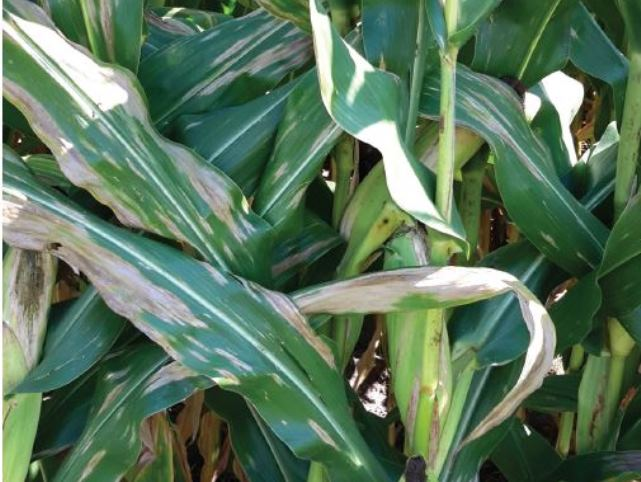
#> input picture data/Blight/Corn_Blight (10).jpg, 641 x 482 px; its folder holds 4 pictures in this run
$ python prepare_data.py
#> lines starting #> are read from the running program, lines starting #| are printed output that depends on the picture
"""
prepare_data.py
Mục đích: Lọc, resize 224x224, chia train/val (80/20) và upload dữ liệu lên Amazon S3.
Đề tài: Phân loại bệnh lá cây bằng Transfer Learning trên SageMaker
Ràng buộc: Bộ dữ liệu <= 2.000 ảnh, gắn thẻ Tag Project & Owner.
"""

import os
import sys
import shutil
import random
import argparse
from pathlib import Path

if hasattr(sys.stdout, "reconfigure"):
    sys.stdout.reconfigure(encoding="utf-8")

try:
    from PIL import Image
    import numpy as np
except ImportError as e:
    print(f"[LỖI] Thiếu thư viện: {e}")
    print("Vui lòng chạy: pip install pillow numpy")
    sys.exit(1)


def parse_args():
    parser = argparse.ArgumentParser(description="Tiền xử lý và upload dataset lên S3")
    parser.add_argument("--source_dir", type=str, default="./raw_dataset", help="Thư mục ảnh gốc")
    parser.add_argument("--output_dir", type=str, default="./processed_dataset", help="Thư mục sau tiền xử lý")
    parser.add_argument("--s3_bucket", type=str, default="", help="Tên S3 Bucket đích")
    parser.add_argument("--max_total_images", type=int, default=1600, help="Giới hạn tối đa ảnh (<= 2000)")
    parser.add_argument("--train_ratio", type=float, default=0.8, help="Tỉ lệ tập huấn luyện (80%%)")
    parser.add_argument("--image_size", type=int, default=224, help="Kích thước ảnh sau resize (224x224)")
    parser.add_argument("--project_tag", type=str, default="PlantLeafClassification", help="Giá trị thẻ tag Project")
    parser.add_argument("--owner_tag", type=str, default="LeBaTam", help="Giá trị thẻ tag Owner")
    return parser.parse_args()


CLASS_NAME_MAP = {
    "Blight": "Corn___Northern_Leaf_Blight",
    "Common_Rust": "Corn___Common_Rust",
    "Gray_Leaf_Spot": "Corn___Gray_Leaf_Spot",
    "Healthy": "Corn___Healthy",
    "Corn___Northern_Leaf_Blight": "Corn___Northern_Leaf_Blight",
    "Corn___Common_Rust": "Corn___Common_Rust",
    "Corn___Gray_Leaf_Spot": "Corn___Gray_Leaf_Spot",
    "Corn___Healthy": "Corn___Healthy",
    "Corn_(maize)___Cercospora_leaf_spot Gray_leaf_spot": "Corn___Gray_Leaf_Spot",
    "Corn_(maize)___Common_rust_": "Corn___Common_Rust",
    "Corn_(maize)___Northern_Leaf_Blight": "Corn___Northern_Leaf_Blight",
    "Corn_(maize)___healthy": "Corn___Healthy"
}


def process_and_split_dataset(source_dir, output_dir, max_total_images=1600, train_ratio=0.8, image_size=224):
    """Lọc dữ liệu đảm bảo <= 2000 ảnh, resize và chia thư mục train / val."""
#> called with source_dir = './data', output_dir = './processed_dataset', max_total_images = 1600, train_ratio = 0.8, image_size = 224
    source_path = Path(source_dir)
    output_path = Path(output_dir)

    train_path = output_path / "train"
    val_path = output_path / "val"

    if output_path.exists():
        shutil.rmtree(output_path)
    train_path.mkdir(parents=True, exist_ok=True)
    val_path.mkdir(parents=True, exist_ok=True)

    # Nhận diện các thư mục class hợp lệ
    classes = [d.name for d in source_path.iterdir() if d.is_dir() and d.name in CLASS_NAME_MAP]
    if not classes:
        classes = [d.name for d in source_path.iterdir() if d.is_dir() and d.name != "sample_images"]
    if not classes:
        print(f"[CẢNH BÁO] Không tìm thấy thư mục class nào trong: {source_dir}")
        return 0

    max_per_class = max_total_images // len(classes)
    total_processed = 0

    print("=" * 60)
    print("  BẮT ĐẦU TIỀN XỬ LÝ DỮ LIỆU ẢNH LÁ CÂY (TẬP DỮ LIỆU THẬT)")
    print("=" * 60)
    print(f"Số lượng lớp nhãn: {len(classes)} ({classes})")
    print(f"Giới hạn tối đa mỗi lớp: {max_per_class} ảnh (Tổng <= {max_total_images} ảnh)")

    for cls in classes:
        canonical_cls = CLASS_NAME_MAP.get(cls, cls)
        cls_source = source_path / cls
        (train_path / canonical_cls).mkdir(parents=True, exist_ok=True)
        (val_path / canonical_cls).mkdir(parents=True, exist_ok=True)

        images = [f for f in cls_source.iterdir() if f.suffix.lower() in [".jpg", ".jpeg", ".png"]]
        random.seed(42)
        random.shuffle(images)

        selected_images = images[:max_per_class]
        split_idx = int(len(selected_images) * train_ratio)
        train_imgs = selected_images[:split_idx]
        val_imgs = selected_images[split_idx:]

        for img_path in train_imgs:
            try:
                with Image.open(img_path) as img:
#> img is the input picture: PIL image 641x482 RGB; mean R, G, B 89.1, 116.7, 90.8
                    img_resized = img.convert("RGB").resize((image_size, image_size))
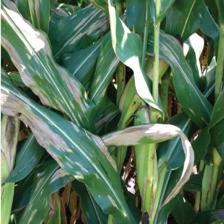
#> img_resized: PIL image 224x224 RGB; mean R, G, B 89.1, 116.6, 90.8
                    img_resized.save(train_path / canonical_cls / img_path.name, "JPEG", quality=90)
                    total_processed += 1
            except Exception as e:
                print(f"Lỗi đọc ảnh {img_path}: {e}")

        for img_path in val_imgs:
            try:
                with Image.open(img_path) as img:
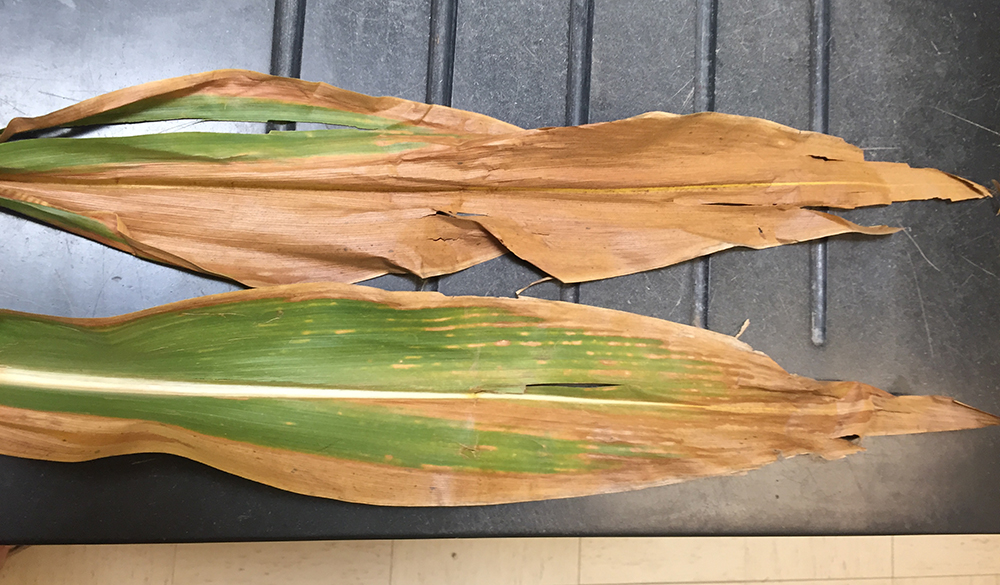
#> input picture data/Blight/Corn_Blight (1).jpeg, 1000 x 585 px
#> img is the input picture: PIL image 1000x585 RGB; mean R, G, B 155.2, 137, 107.7
                    img_resized = img.convert("RGB").resize((image_size, image_size))
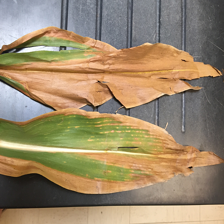
#> img_resized: PIL image 224x224 RGB; mean R, G, B 155.2, 137, 107.7
                    img_resized.save(val_path / canonical_cls / img_path.name, "JPEG", quality=90)
                    total_processed += 1
            except Exception as e:
                print(f"Lỗi đọc ảnh {img_path}: {e}")

        print(f"  + Lớp '{canonical_cls}' (nguồn: {cls}): {len(train_imgs)} ảnh train, {len(val_imgs)} ảnh val")

    print(f"\n=> TỔNG SỐ ẢNH ĐÃ XỬ LÝ: {total_processed} ảnh (Thỏa mãn ràng buộc <= 2.000 ảnh).")
    return total_processed


# [68 lines left out: functions upload_to_s3, generate_sample_dataset, not called in this run]


if __name__ == "__main__":
    args = parse_args()
    source_p = Path(args.source_dir)
    # Tự động nhận diện nếu người dùng để ảnh thật trong thư mục ./data
    if (not source_p.exists() or len(list(source_p.rglob("*.*"))) == 0) and Path("./data").exists():
        data_images = list(Path("./data").rglob("*.jpg")) + list(Path("./data").rglob("*.jpeg")) + list(Path("./data").rglob("*.png"))
        if len(data_images) > 0:
            print(f"[INFO] Tự động phát hiện {len(data_images)} ảnh thật trong thư mục './data'.")
            source_p = Path("./data")
            args.source_dir = "./data"

    images_found = list(source_p.rglob("*.jpg")) + list(source_p.rglob("*.jpeg")) + list(source_p.rglob("*.png")) if source_p.exists() else []
    if not source_p.exists() or len(images_found) == 0:
        print(f"[THÔNG BÁO] Thư mục '{args.source_dir}' chưa có ảnh hợp lệ nào.")
        generate_sample_dataset(args.source_dir, num_samples_per_class=100)

    process_and_split_dataset(args.source_dir, args.output_dir, args.max_total_images, args.train_ratio, args.image_size)
    if args.s3_bucket:
        upload_to_s3(args.output_dir, args.s3_bucket, args.project_tag, args.owner_tag)
